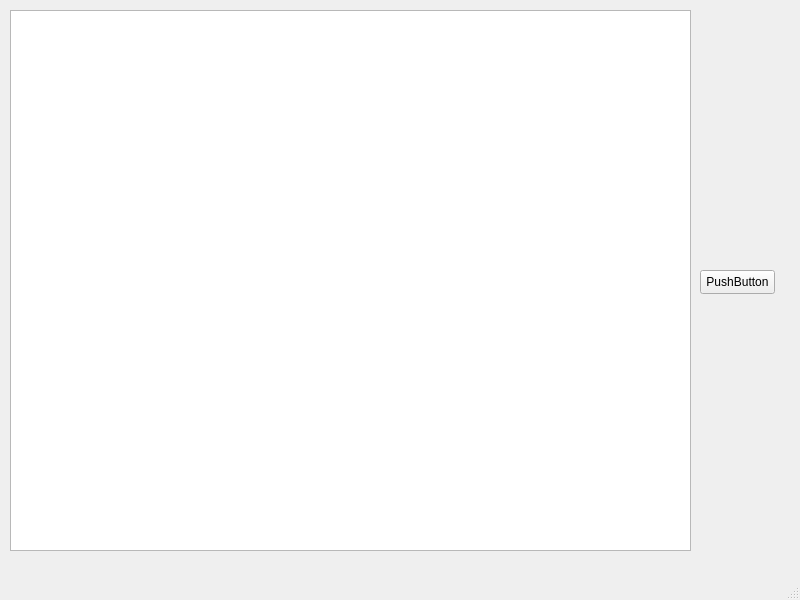
<?xml version="1.0" encoding="UTF-8"?>
<ui version="4.0">
 <class>MainWindow</class>
 <widget class="QMainWindow" name="MainWindow">
  <property name="geometry">
   <rect>
    <x>0</x>
    <y>0</y>
    <width>800</width>
    <height>600</height>
   </rect>
  </property>
  <property name="windowTitle">
   <string>MainWindow</string>
  </property>
  <widget class="QWidget" name="centralwidget">
   <widget class="QGraphicsView" name="graphicsView">
    <property name="geometry">
     <rect>
      <x>10</x>
      <y>10</y>
      <width>681</width>
      <height>541</height>
     </rect>
    </property>
   </widget>
   <widget class="QPushButton" name="pushButton">
    <property name="geometry">
     <rect>
      <x>700</x>
      <y>270</y>
      <width>75</width>
      <height>24</height>
     </rect>
    </property>
    <property name="text">
     <string>PushButton</string>
    </property>
   </widget>
  </widget>
  <widget class="QMenuBar" name="menubar">
   <property name="geometry">
    <rect>
     <x>0</x>
     <y>0</y>
     <width>800</width>
     <height>22</height>
    </rect>
   </property>
  </widget>
  <widget class="QStatusBar" name="statusbar"/>
 </widget>
 <resources/>
 <connections/>
</ui>
